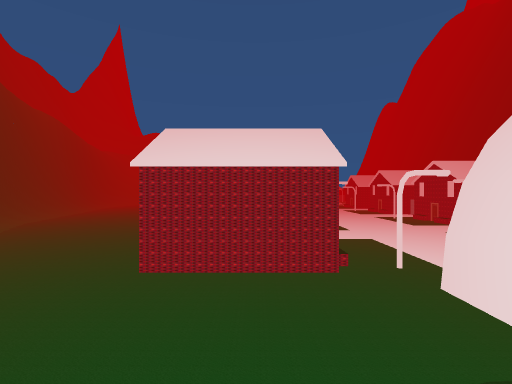
[1] (above)

23 first-person views from a walk through a Unity game level. The camera is 1.3 m above the floor, looks level and sees 85° across. The floor is counted in squares, 2 m on a side. Each view is taken from the middle of a square. On the plan, view 1 faces up. The plan holds only what a view shows up to about 9 squares ahead; the rest is blank. The place goes on beyond the plan. The player character is not drawn.

[2]
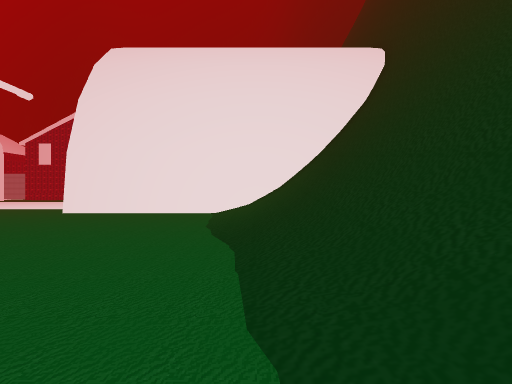

[3]
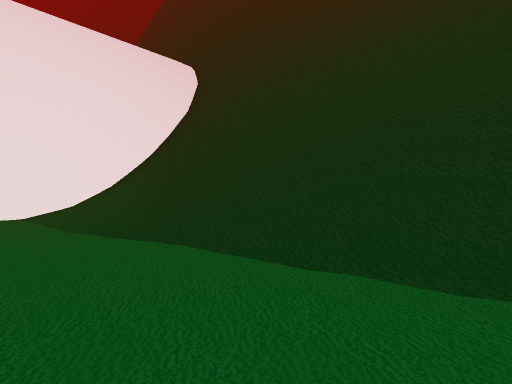

[4]
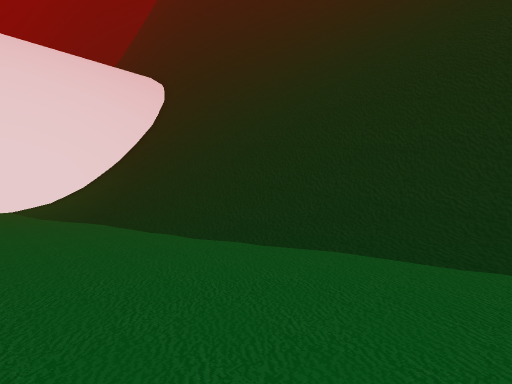

[5]
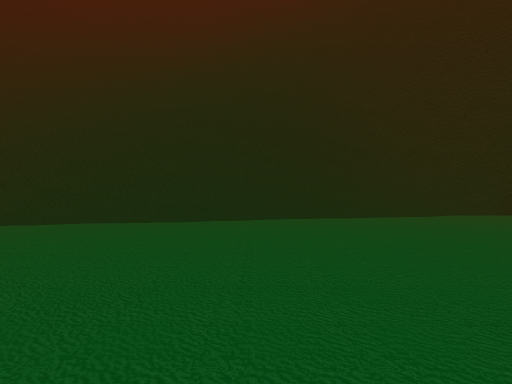

[6]
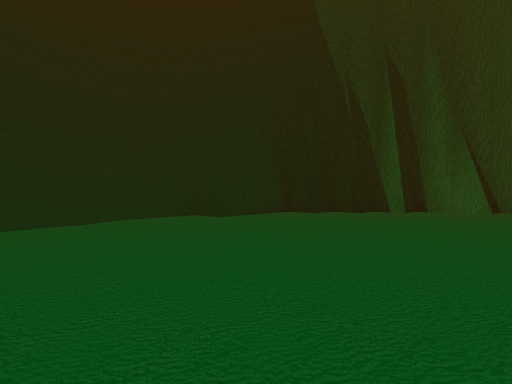

[7]
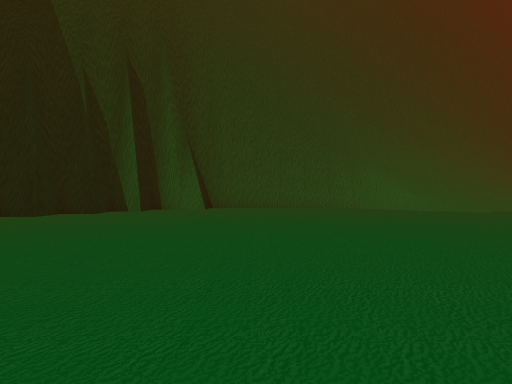

[8]
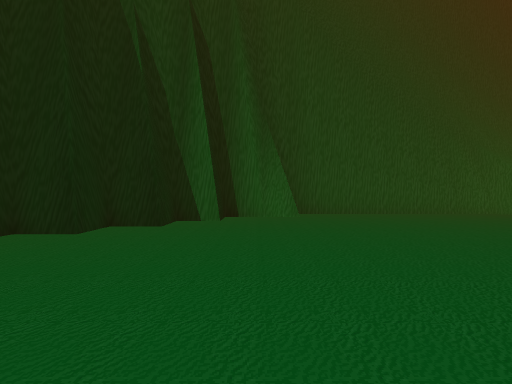

[9]
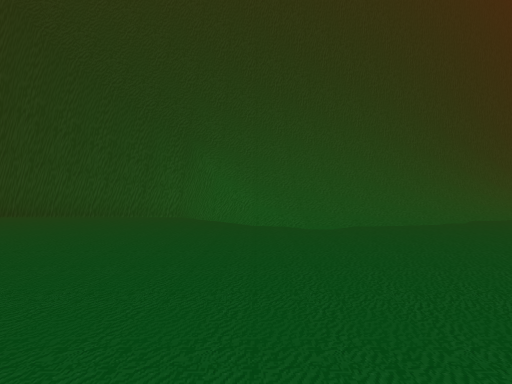

[10]
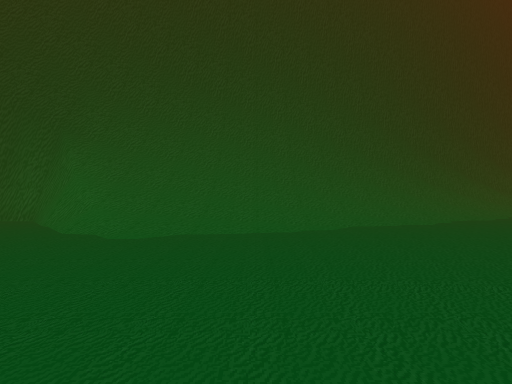

[11]
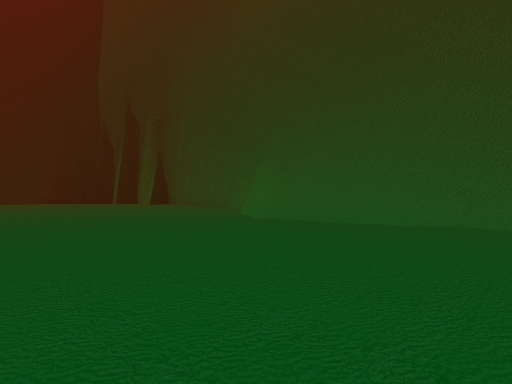

[12]
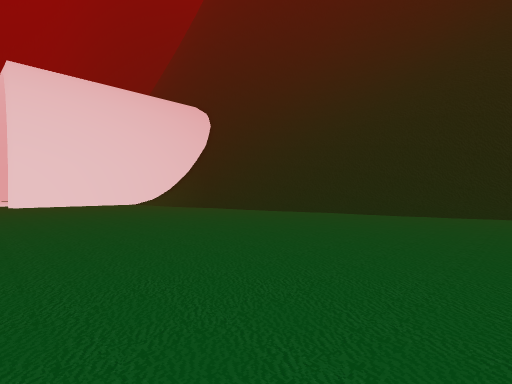

[13]
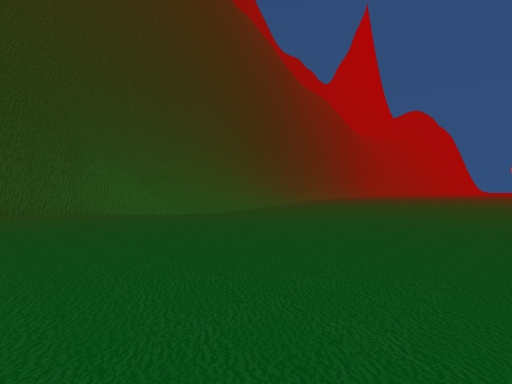

[14]
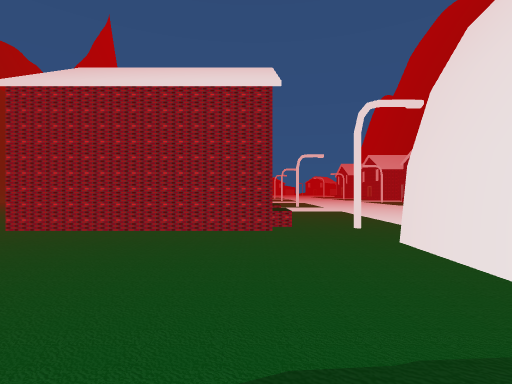

[15]
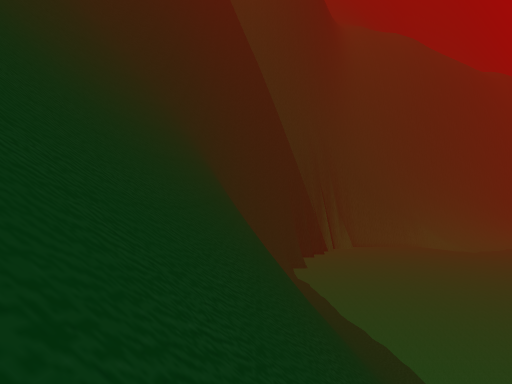

[16]
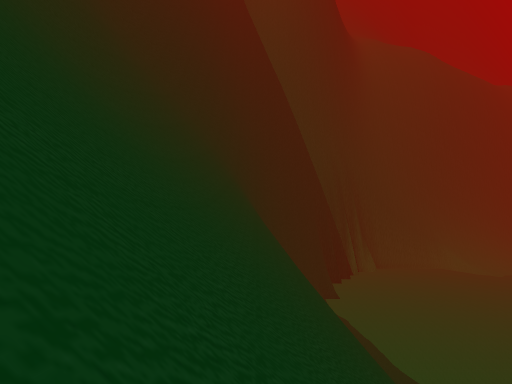

[17]
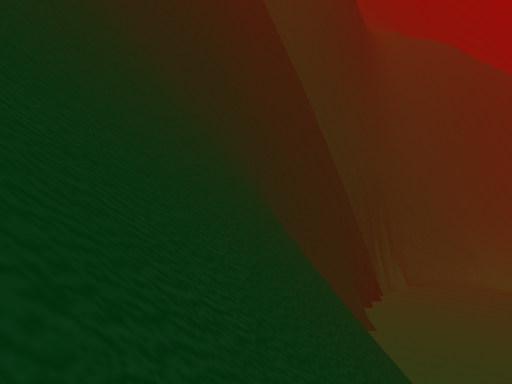

[18]
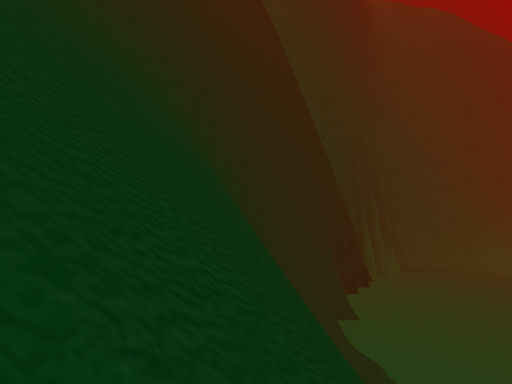

[19]
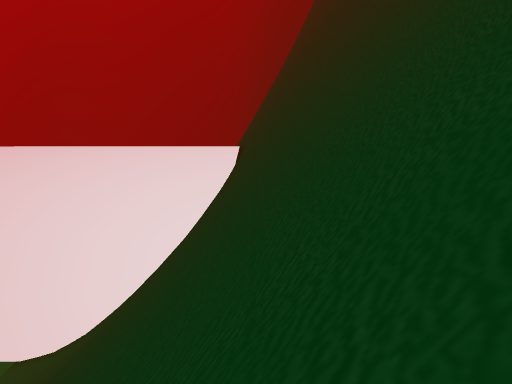

[20]
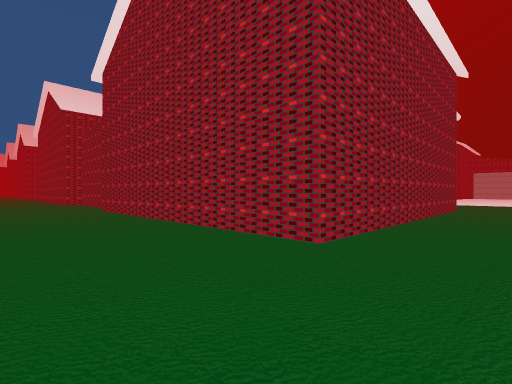

[21]
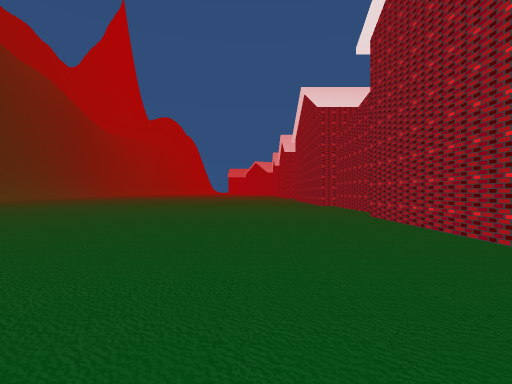

[22]
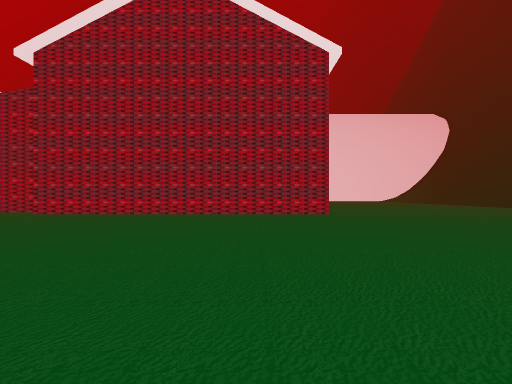

[23]
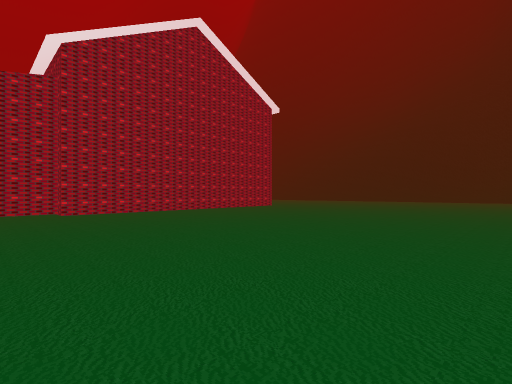

### Floor plan
Key: @ floor where view 1 was taken; # wall or solid block; . floor; / step, stairs or slope; = window, fence, low wall or low ledge; ^ raised ledge; v drop or lower ground.
Columns run from 24 left of view 1 to 7 right of it. Each row starts with its distance up from view 1.
 22 #//...  ............#
 21 ^///................#
 20 ^///...............##
 19 ^////..............#
 18 ^////..............#
 17 ^////..............#
 16 ^=///..............#
 15 ^^///..............#
 14  ^/#/..............#
 13  ^#/...............#
 12  ##/...............#########....
 11   #/............................
 10   #........... ................#
  9   #............ ...............#
  8   #............ ...............#
  7   ##...........................#
  6    #...........................#
  5    ##........................//#
  4     ##..................///////#
  3      ##............////////////#
  2       ####.....////////////////#
  1          ##////////=^^==/////=^#
  0          ^^#//#^^^^^^=v/@///#= #
 -1           ^^^^^    vvv//////#=^#
 -2                  vvvv////////=^^
 -3                =vvv/////////=^^
 -4              ^#^=////////=^^^^
 -5              ^^^^=/////=^^
 -6                ^^^^=/=^^
 -7                   ^^^^

Where each view was taken, in squares from view 1:
view 1: 0 up, 0 right, facing up
view 2: 4 up, 2 left, facing right
view 3: 6 up, 2 left, facing down-right
view 4: 6 up, 5 left, facing down-right
view 5: 9 up, 7 left, facing down
view 6: 8 up, 10 left, facing down-left
view 7: 9 up, 10 left, facing left
view 8: 6 up, 13 left, facing left
view 9: 15 up, 14 left, facing left
view 10: 18 up, 15 left, facing left
view 11: 21 up, 14 left, facing down-left
view 12: 11 up, 8 left, facing down-right
view 13: 11 up, 12 left, facing up-left
view 14: 3 up, 3 right, facing up
view 15: 1 down, 3 right, facing left
view 16: 3 down, 3 right, facing left
view 17: 4 down, 0 right, facing left
view 18: 2 down, 3 left, facing left
view 19: 2 down, 2 left, facing right
view 20: 10 up, 8 left, facing up-right
view 21: 13 up, 8 left, facing up
view 22: 14 up, 13 left, facing right
view 23: 22 up, 14 left, facing down-right
